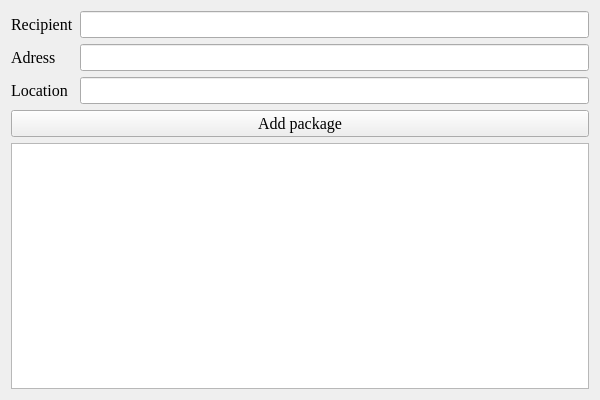
<?xml version="1.0" encoding="UTF-8"?>
<ui version="4.0">
 <class>CourierCompanyGuiClass</class>
 <widget class="QWidget" name="CourierCompanyGuiClass">
  <property name="geometry">
   <rect>
    <x>0</x>
    <y>0</y>
    <width>600</width>
    <height>400</height>
   </rect>
  </property>
  <property name="windowTitle">
   <string>CourierCompanyGui</string>
  </property>
  <layout class="QVBoxLayout" name="verticalLayout_2">
   <item>
    <layout class="QVBoxLayout" name="verticalLayout">
     <item>
      <layout class="QFormLayout" name="formLayout">
       <item row="0" column="0">
        <widget class="QLabel" name="label">
         <property name="font">
          <font>
           <family>Times New Roman</family>
           <pointsize>12</pointsize>
          </font>
         </property>
         <property name="text">
          <string>Recipient</string>
         </property>
        </widget>
       </item>
       <item row="0" column="1">
        <widget class="QLineEdit" name="recipientLineEdit">
         <property name="font">
          <font>
           <family>Times New Roman</family>
           <pointsize>12</pointsize>
          </font>
         </property>
        </widget>
       </item>
       <item row="1" column="0">
        <widget class="QLabel" name="label_2">
         <property name="font">
          <font>
           <family>Times New Roman</family>
           <pointsize>12</pointsize>
          </font>
         </property>
         <property name="text">
          <string>Adress</string>
         </property>
        </widget>
       </item>
       <item row="1" column="1">
        <widget class="QLineEdit" name="adressLineEdit">
         <property name="font">
          <font>
           <family>Times New Roman</family>
           <pointsize>12</pointsize>
          </font>
         </property>
        </widget>
       </item>
       <item row="2" column="0">
        <widget class="QLabel" name="label_3">
         <property name="font">
          <font>
           <family>Times New Roman</family>
           <pointsize>12</pointsize>
          </font>
         </property>
         <property name="text">
          <string>Location</string>
         </property>
        </widget>
       </item>
       <item row="2" column="1">
        <widget class="QLineEdit" name="locationLineEdit">
         <property name="font">
          <font>
           <family>Times New Roman</family>
           <pointsize>12</pointsize>
          </font>
         </property>
        </widget>
       </item>
      </layout>
     </item>
     <item>
      <widget class="QPushButton" name="addButton">
       <property name="font">
        <font>
         <family>Times New Roman</family>
         <pointsize>12</pointsize>
        </font>
       </property>
       <property name="text">
        <string>Add package</string>
       </property>
      </widget>
     </item>
    </layout>
   </item>
   <item>
    <widget class="QListWidget" name="packagesList">
     <property name="font">
      <font>
       <family>Times New Roman</family>
       <pointsize>12</pointsize>
      </font>
     </property>
    </widget>
   </item>
  </layout>
 </widget>
 <layoutdefault spacing="6" margin="11"/>
 <resources/>
 <connections/>
</ui>
